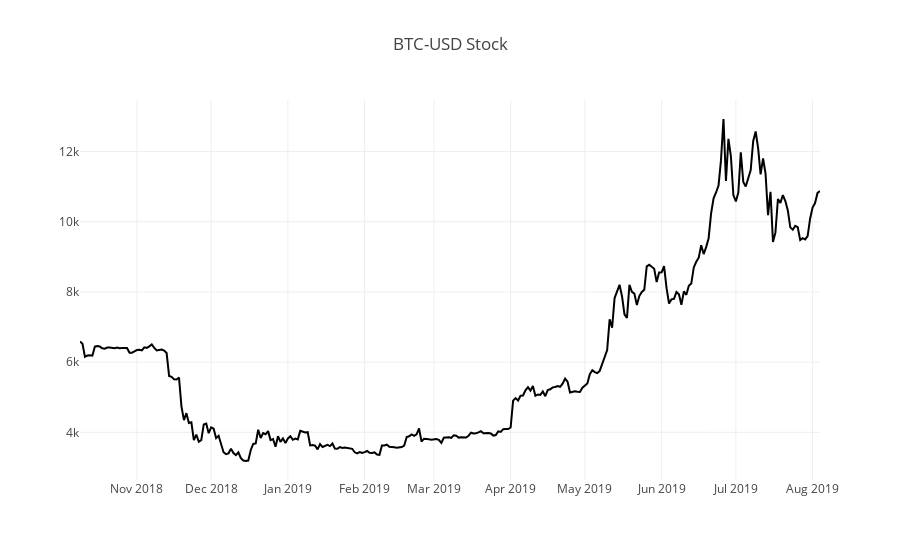

Source (notebook cell):
### Markdown cell above
### Stock Example
Let's see what a single stock looks like from the closing prices. For this example and future display examples in this project, we'll use Apple's stock (AAPL). If we tried to graph all the stocks, it would be too much information.

### Code cell
project_helper.plot_stock(close[apple_ticker], '{} Stock'.format(apple_ticker))

### Figure 1 — Plotly figure (JSON) as saved in the notebook; plotly's stock layout.template omitted (floating-point values rounded to 4 significant figures; data arrays with more than 128 entries replaced by an {"elided": "..."} marker saying what was removed)
{"data": [{"line": {"color": "black"}, "name": "Index", "type": "scatter", "x": {"elided": "300 str values"}, "y": {"elided": "300 float values"}}], "layout": {"title": "BTC-USD Stock"}}
